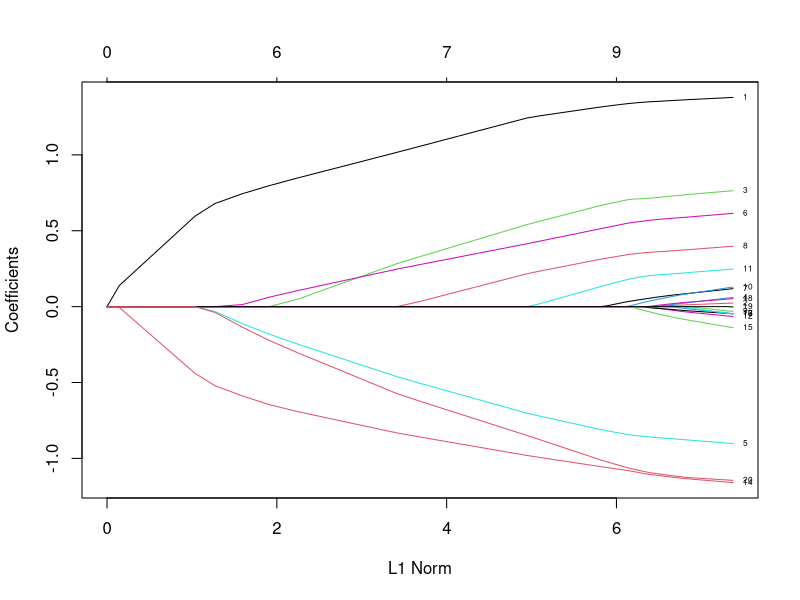

Here is the R script that generated this plot:
library(tidyverse)
library(glmnet)

data(QuickStartExample)
x <- QuickStartExample$x
y <- QuickStartExample$y

fit <- glmnet(x, y)
fit

plot(fit, label = TRUE)
